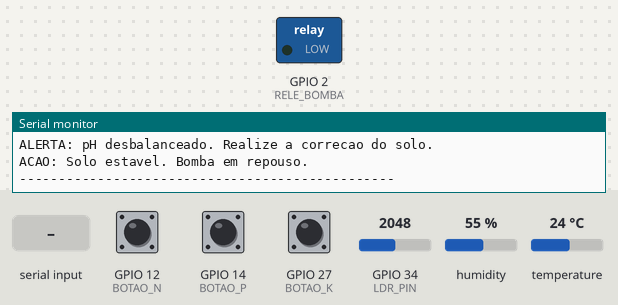
A sketch run on a simulated ESP32. On the bench: switched loads named in the sketch (green lamp = pin HIGH), the last lines printed to the serial monitor. Inputs (shaded band) come from the test bench; at power-on: humidity 55 %, GPIO 12 (BOTAO_N) HIGH, GPIO 14 (BOTAO_P) HIGH, GPIO 27 (BOTAO_K) HIGH, GPIO 34 (LDR_PIN) = 2048, temperature 24 °C.

Above: at 3.2 s.
3.3 s: humidity set to 41 %
7.1 s: humidity set to 38 %
At 9.4 s:
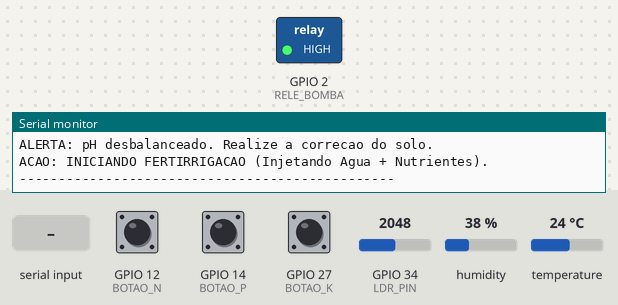
24.4 s: "1" received over Serial
At 27.4 s:
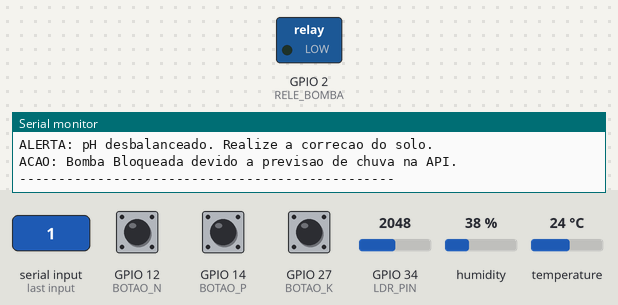
Timing chart, 0 to 28.9 s (numbered marks = the images above; inputs shaded):
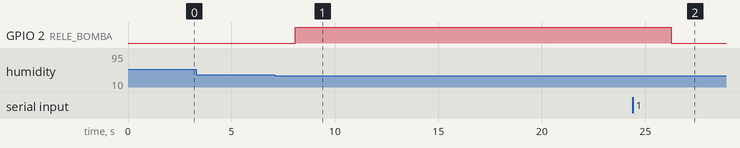

Measured:
- the behaviour switches between 40 and 39 % on humidity (found by bisection; images 0 and 1)
- after the input at 7.1 s, GPIO 2 (RELE_BOMBA): LOW → HIGH after 0.98 s
- after the input at 24.4 s, GPIO 2 (RELE_BOMBA): HIGH → LOW after 1.9 s

The sketch:

sketch.ino
```cpp
// ============================================================================
// Projeto: FarmTech Solutions - Sistema de Irrigacao Inteligente (Fase 2)
// Cultura Agricola: Milho (Zea mays)
// Referencia Agronomica: Embrapa Milho e Sorgo
// - Umidade Critica: < 40% (aciona irrigacao) | Capacidade de Campo: >= 60%
// - pH Ideal do Solo: 5.5 a 6.8 (alerta para calagem se fora de 6.0 a 7.0)
// - Nutrientes NPK: Fertirrigacao automatica em caso de deficiencia
// - Previsao Climatica: Integracao via Monitor Serial com modulo Python
// ============================================================================

#include <DHT.h>

// Definicao dos pinos
#define DHTPIN 15
#define DHTTYPE DHT22

#define BOTAO_N 12
#define BOTAO_P 14
#define BOTAO_K 27
#define LDR_PIN 34
#define RELE_BOMBA 2

// Instancia do sensor DHT
DHT dht(DHTPIN, DHTTYPE);

// Variavel global para armazenar a previsao de chuva recebida via Serial
bool previsaoChuva = false;

void setup() {
  Serial.begin(115200);

  // Inicializacao do sensor de umidade
  dht.begin();

  // Configuracao dos botoes NPK
  pinMode(BOTAO_N, INPUT_PULLUP);
  pinMode(BOTAO_P, INPUT_PULLUP);
  pinMode(BOTAO_K, INPUT_PULLUP);

  // Configuracao do LDR (pH)
  pinMode(LDR_PIN, INPUT);

  // Configuracao do Rele (Bomba)
  pinMode(RELE_BOMBA, OUTPUT);
  digitalWrite(RELE_BOMBA, LOW); // Comeca com a bomba desligada

  Serial.println("Sistema FarmTech Iniciado...");
  delay(2000);
}

void loop() {
  // --- INTEGRAÇÃO COM PYTHON VIA SERIAL ---
  // Verifica se o usuario digitou algo no Monitor Serial
  if (Serial.available() > 0) {
    char comando = Serial.read();
    if (comando == '1') {
      previsaoChuva = true;
      Serial.println("\n*** COMANDO RECEBIDO: Previsao de Chuva! Irrigacao Suspensa. ***\n");
    } else if (comando == '0') {
      previsaoChuva = false;
      Serial.println("\n*** COMANDO RECEBIDO: Clima Estavel. Sistema Liberado. ***\n");
    }
  }

  // 1. Leitura de Umidade
  float umidade = dht.readHumidity();

  // Tratamento de falha na leitura do DHT
  if (isnan(umidade)) {
    Serial.println("Falha ao ler o sensor DHT22!");
    delay(2000);
    return;
  }

  // 2. Leitura do LDR simulando pH (mapeamento de 0-4095 para 0-14)
  int valorLDR = analogRead(LDR_PIN);
  float pH = (valorLDR / 4095.0) * 14.0;

  // 3. Leitura dos Botoes NPK
  bool nivelN_ok = !digitalRead(BOTAO_N);
  bool nivelP_ok = !digitalRead(BOTAO_P);
  bool nivelK_ok = !digitalRead(BOTAO_K);

  // 4. Variaveis de tomada de decisao
  bool precisaIrrigar = (umidade < 40.0);
  bool umidadeSuficiente = (umidade >= 60.0);
  bool precisaNutrientes = (!nivelN_ok || !nivelP_ok || !nivelK_ok);

  // --- IMPRESSAO DE STATUS NO MONITOR SERIAL ---
  Serial.println("\n------------------------------------------------");
  Serial.print("Umidade do Solo: ");
  Serial.print(umidade);
  Serial.println("%");

  Serial.print("Nivel de pH (LDR): ");
  Serial.println(pH, 1);

  Serial.print("Status NPK -> N: ");
  Serial.print(nivelN_ok ? "[OK]" : "[BAIXO]");
  Serial.print(" | P: ");
  Serial.print(nivelP_ok ? "[OK]" : "[BAIXO]");
  Serial.print(" | K: ");
  Serial.println(nivelK_ok ? "[OK]" : "[BAIXO]");

  Serial.print("Previsao de Chuva (Python): ");
  Serial.println(previsaoChuva ? "SIM" : "NAO");

  // --- APLICACAO DAS REGRAS AGRONOMICAS ---

  // Regra de pH: Alertar se fora do ideal (6.0 a 7.0)
  if (pH < 6.0 || pH > 7.0) {
    Serial.println("ALERTA: pH desbalanceado. Realize a correcao do solo.");
  }

  // Regra da Irrigacao e Integracao com Python
  if (previsaoChuva) {
    digitalWrite(RELE_BOMBA, LOW); // Bloqueia a bomba
    Serial.println("ACAO: Bomba Bloqueada devido a previsao de chuva na API.");
  }
  else if (precisaIrrigar) {
    digitalWrite(RELE_BOMBA, HIGH); // Liga a bomba

    if (precisaNutrientes) {
      Serial.println("ACAO: INICIANDO FERTIRRIGACAO (Injetando Agua + Nutrientes).");
    } else {
      Serial.println("ACAO: INICIANDO IRRIGACAO COMUM (Apenas Agua).");
    }
  }
  else if (umidadeSuficiente) {
    digitalWrite(RELE_BOMBA, LOW); // Desliga a bomba
    Serial.println("ACAO: Bomba Desligada. O solo possui umidade adequada.");

    if (precisaNutrientes) {
      Serial.println("AVISO: Nutrientes baixos. Aguarde o solo secar para fertirrigar.");
    }
  }
  else {
    bool estadoBomba = digitalRead(RELE_BOMBA);
    if (estadoBomba == HIGH) {
      Serial.println("ACAO: Irrigacao em andamento.");
    } else {
      Serial.println("ACAO: Solo estavel. Bomba em repouso.");
    }
  }

  Serial.println("------------------------------------------------");

  // Aguarda 3 segundos antes da proxima leitura
  delay(3000);
}
```
